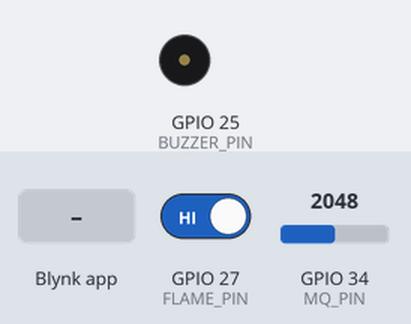
Bench run of a sketch on a simulated ESP32. Parts: buzzer (waves = sounding, pin HIGH). The inputs (shaded band) are chosen by the test bench; at power-on: GPIO 34 (MQ_PIN) = 2048, GPIO 27 (FLAME_PIN) HIGH. WiFi joins after 1.5 s; servers stay silent unless stated; what the sketch prints to the serial monitor is not drawn.

Above: at 3.1 s.
3.2 s: GPIO 34 (MQ_PIN) set to 2447
6.4 s: GPIO 34 (MQ_PIN) set to 2569
At 7.8 s:
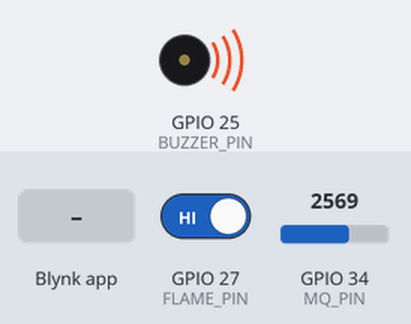
12.4 s: Blynk app writes 1 to V4
At 13.5 s:
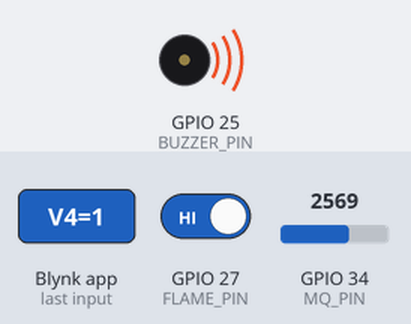
Timing chart, 0 to 14.9 s (numbered marks = the images above; inputs shaded):
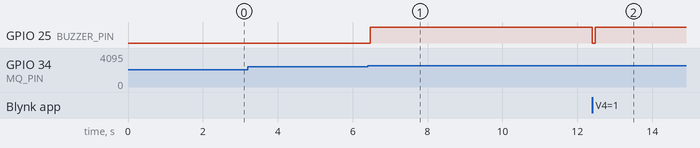

The sketch:

main.ino
```cpp
/********************************************************
  ESP32 IoT Gas & Flame Detection System (stable)
  - MQ analog on GPIO34 (ADC 0..4095)
  - Flame digital on GPIO27 (INPUT_PULLUP, LOW = flame)
  - Buzzer on GPIO25 (active buzzer)
  - Blynk New: uses BLYNK_TEMPLATE_ID, BLYNK_TEMPLATE_NAME, BLYNK_AUTH_TOKEN
  - Use Blynk.logEvent("alert", msg) for notifications (New Blynk)
*********************************************************/

// --------------------- BLYNK REQUIRED (fill these) -------------------

#define BLYNK_TEMPLATE_ID "TMPL35xHdqldT"
#define BLYNK_TEMPLATE_NAME "IOT BASED GAS AND FIRE DETECTION"
#define BLYNK_AUTH_TOKEN    "eXHb-rAxWDrR5dOjn4RtEe5dSLnHBwTI"
// --------------------- LIBRARIES ------------------------
#include <WiFi.h>
#include <BlynkSimpleEsp32.h>

// --------------------- WIFI / BLYNK ---------------------
char ssid[] = "I";
char pass[] = "11111111";
char auth[] = "eXHb-rAxWDrR5dOjn4RtEe5dSLnHBwTI";

// --------------------- PINS -----------------------------
const int MQ_PIN     = 34;   // ADC input (AO -> GPIO34)
const int FLAME_PIN  = 27;   // digital input (DO -> GPIO27)
const int BUZZER_PIN = 25;   // buzzer -> GPIO25

// --------------------- PARAMETERS -----------------------
int GAS_THRESHOLD = 2500;        // default (tune this after calibration)
const int GAS_HYSTERESIS = 120; // avoid chatter
const int GAS_SAMPLES = 8;      // samples to average
const int FLAME_CONFIRM = 3;    // consecutive readings to confirm flame
const unsigned long ALERT_INTERVAL = 12000UL; // min interval between alerts (ms)

// --------------------- STATE ----------------------------
bool alarmState = false;
unsigned long lastAlertTime = 0;
int flameCounter = 0;
BlynkTimer timer;

// --------------------- HELPERS --------------------------
int readGasAvg() {
  long sum = 0;
  for (int i = 0; i < GAS_SAMPLES; ++i) {
    sum += analogRead(MQ_PIN);
    delay(8);
  }
  return (int)(sum / GAS_SAMPLES);
}

bool rawFlame() {
  // Most flame modules pull DO LOW when flame is detected.
  // We enable INPUT_PULLUP and treat LOW as flame.
  return (digitalRead(FLAME_PIN) == LOW);
}

void buzzerOn()  { digitalWrite(BUZZER_PIN, HIGH); }
void buzzerOff() { digitalWrite(BUZZER_PIN, LOW); }

void sendAlert(String message) {
  unsigned long now = millis();
  if (now - lastAlertTime >= ALERT_INTERVAL) {
    Blynk.logEvent("temp_high", message);
    lastAlertTime = now;
  }
}

// --------------------- MAIN CHECK -----------------------
void checkSensors() {
  int gasVal = readGasAvg();   // 0..4095
  bool flameRaw = rawFlame();

  // Flame debounce (confirm multiple consecutive readings)
  if (flameRaw) {
    if (flameCounter < FLAME_CONFIRM) flameCounter++;
  } else {
    if (flameCounter > 0) flameCounter--;
  }
  bool flameConfirmed = (flameCounter >= FLAME_CONFIRM);

  // Gas hazard with hysteresis logic
  static bool gasPreviouslyHazard = false;
  bool gasHazard;
  if (gasPreviouslyHazard) {
    gasHazard = (gasVal >= (GAS_THRESHOLD - GAS_HYSTERESIS));
  } else {
    gasHazard = (gasVal >= GAS_THRESHOLD);
  }
  gasPreviouslyHazard = gasHazard;

  bool hazard = flameConfirmed || gasHazard;

  // Alarm handling
  if (hazard) {
    buzzerOn();
    if (!alarmState) {
      String msg = "";
      if (gasHazard) msg += "⚠ GAS LEAK! Level: " + String(gasVal) + ". ";
      if (flameConfirmed) msg += "🔥 FLAME DETECTED!";
      sendAlert(msg);
    }
    alarmState = true;
  } else {
    buzzerOff();
    alarmState = false;
  }

  // Update Blynk and Serial
  Blynk.virtualWrite(V0, gasVal);                 // gas value
  Blynk.virtualWrite(V1, flameConfirmed ? 1 : 0); // flame boolean
  Blynk.virtualWrite(V2, alarmState ? 1 : 0);     // alarm state

  // Serial debug
  Serial.print("Gas:");
  Serial.print(gasVal);
  Serial.print(" | FlameRaw:");
  Serial.print(flameRaw ? "LOW" : "HIGH");
  Serial.print(" | FlameCnt:");
  Serial.print(flameCounter);
  Serial.print(" | Confirmed:");
  Serial.print(flameConfirmed ? "YES" : "NO");
  Serial.print(" | Alarm:");
  Serial.println(alarmState ? "ON" : "OFF");
}

// --------------------- BLYNK WIDGET HANDLERS -------------
BLYNK_WRITE(V3) { // slider sets threshold remotely (0..4095)
  int val = param.asInt();
  if (val >= 0 && val <= 4095) {
    GAS_THRESHOLD = val;
    Serial.print("GAS_THRESHOLD updated via Blynk: ");
    Serial.println(GAS_THRESHOLD);
  }
}

BLYNK_WRITE(V4) { // reset alarm
  int v = param.asInt();
  if (v == 1) {
    buzzerOff();
    alarmState = false;
    flameCounter = 0;
    Serial.println("Alarm reset by user (Blynk)");
  }
}

// --------------------- SETUP & LOOP ----------------------
void setup() {
  Serial.begin(115200);
  delay(100);

  pinMode(FLAME_PIN, INPUT_PULLUP);
  pinMode(BUZZER_PIN, OUTPUT);
  buzzerOff();

  // Connect Wi-Fi first (this may block until connected)
  Serial.print("Connecting to WiFi");
  WiFi.begin(ssid, pass);
  unsigned long start = millis();
  while (WiFi.status() != WL_CONNECTED) {
    delay(300);
    Serial.print(".");
    if (millis() - start > 20000) break; // 20s timeout
  }
  if (WiFi.status() == WL_CONNECTED) Serial.println("\nWiFi connected.");
  else Serial.println("\nWiFi not connected (timeout). Blynk will try.");

  Blynk.begin(auth, ssid, pass); // starts Blynk (will reconnect if necessary)

  timer.setInterval(1500L, checkSensors); // check sensors every 1.5s
  Serial.println("System started. Let MQ warm up (30s+).");
  Serial.print("Initial GAS_THRESHOLD: ");
  Serial.println(GAS_THRESHOLD);
}

void loop() {
  Blynk.run();
  timer.run();
}
```

Measured:
- the behaviour switches between 2499 and 2500 on GPIO 34 (MQ_PIN) (found by bisection; images 0 and 1)
- after the input at 3.2 s, every drawn part: stays the same
- after the input at 6.4 s, GPIO 25 (BUZZER_PIN): LOW → HIGH after 0.07 s
- after the input at 12.4 s, GPIO 25 (BUZZER_PIN): HIGH → LOW at once, → HIGH 0.07 s later
